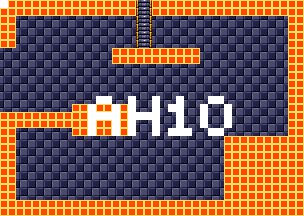

This game map was drawn from its Tiled (.tmx) file and the tilesets committed beside it. A one-line description and the trimmed map source follow:
An orthogonal 38x27 tile map with 8x8 px tiles, 4 tile layers (background, foreground, room numbers, Objects), 15 tilesets.

<map version="1.5" tiledversion="1.7.1" orientation="orthogonal" renderorder="right-down" width="38" height="27" tilewidth="8" tileheight="8" infinite="0" nextlayerid="11" nextobjectid="1">
 <tileset firstgid="1" source="tilesheets/tsKarniMata.tsx" />
 <tileset firstgid="1025" source="tilesheets/tsVoodooWasp.tsx" />
 <tileset firstgid="2049" source="tilesheets/tsBurial.tsx" />
 <tileset firstgid="3073" source="tilesheets/tsBlueTemple.tsx" />
 <tileset firstgid="4097" source="tilesheets/tsGoddess.tsx" />
 <tileset firstgid="5121" source="tilesheets/tsKonark.tsx" />
 <tileset firstgid="6145" name="sEnemies" tilewidth="8" tileheight="8" tilecount="1024" columns="32">
  <image source="../grapx/tilesheets/sObjects.bmp" trans="ff94ff" width="256" height="256" />
 </tileset>
 <tileset firstgid="7169" source="tilesheets/tsIceTemple.tsx" />
 <tileset firstgid="8193" source="tilesheets/tsLavaArea.tsx" />
 <tileset firstgid="9217" source="tilesheets/tsBossArea.tsx" />
 <tileset firstgid="10241" source="tilesheets/tsPegu.tsx" />
 <tileset firstgid="11265" source="tilesheets/sTiwanakuTemple.tsx" />
 <tileset firstgid="12289" source="tilesheets/sIndraTemple.tsx" />
 <tileset firstgid="13313" source="tilesheets/sTeleport.tsx" />
 <tileset firstgid="14337" source="tilesheets/sObjects.tsx" />
 <layer id="2" name="background" width="38" height="27">
  <data>[1026 cells, 1026 non-empty, 2 distinct tile ids]</data>
 </layer>
 <layer id="1" name="foreground" width="38" height="27">
  <data>[1026 cells, 364 non-empty, 3 distinct tile ids]</data>
 </layer>
 <layer id="7" name="room numbers" width="38" height="27">
  <data>[1026 cells, 43 non-empty, 1 distinct tile ids]</data>
 </layer>
 <layer id="10" name="Objects" width="38" height="27">
  <data>[1026 cells, 0 non-empty, 0 distinct tile ids]</data>
 </layer>
</map>
